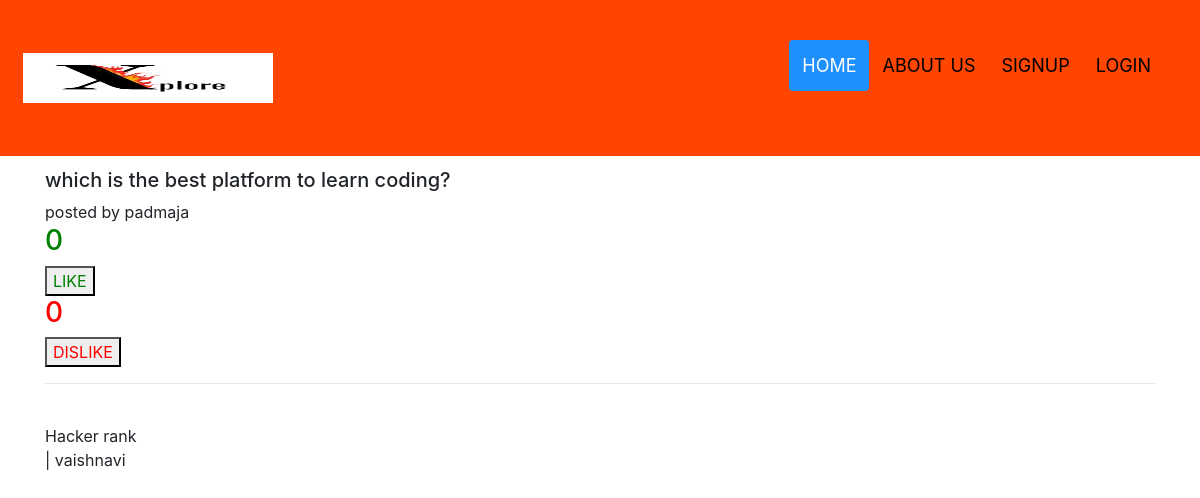
Screenshot of /quest/7 with the database file from the repository.
### create_user/models.py (models this page shows, shortened)
class Question(models.Model):
    user = models.ForeignKey(settings.AUTH_USER_MODEL,on_delete=models.CASCADE)
    title = models.CharField(max_length =200)
    body = models.TextField(blank =True ,null=True)
    created =models.DateTimeField(editable =False,null=True ,blank=True)
    modified =models.DateTimeField()
    answers_count = models.IntegerField(default=0)
    points =models.IntegerField(default=0)
    hidden =models.BooleanField(default =False)

class Answer(models.Model):
    question = models.ForeignKey(Question,on_delete=models.CASCADE)
    user = models.ForeignKey(settings.AUTH_USER_MODEL,on_delete=models.CASCADE)
    text =models.TextField()
    created =models.DateTimeField(editable =False,null=True ,blank=True)
    modified =models.DateTimeField()
    points =models.IntegerField(default =0)

### create_user/views.py (the view)
# urls.py: path('quest/<int:id>',views.question_view,name='question'),
def question_view(request,id):
    current_user =request.user
    asked_by_user=False
    quest = Question.objects.get(pk=id)
    answers = Answer.objects.filter(question=quest).order_by('created')
    answer_form =AnswerForm()
    if current_user.id == quest.user_id:
        asked_by_user =True
    context ={'qst':quest,'ans':answers,'current_user':current_user,
            'asked_by_user':asked_by_user,'form':answer_form,
            }
    return render(request,'questions.html',context)

### templates/questions.html (shortened to what this page needs)
{% extends 'base.html' %}
  {% block content %}
  <br>
  <div class="container">
    <h5>{{qst.title}}</h5>
    posted by {{qst.user}} <br>
    <h3 id="name" style="color:green">0</h3> <button id="btn"  style="color:green">LIKE</button>
        <h3 id="name1" style="color:red">0</h3> <button id="btn1" style="color:red">DISLIKE</button><hr>
    <br>
    {% for i in ans %}
        {{i.text}}  <br> |  {{i.user}}
    {% endfor %}
    <br>
  </div>
  {% endblock %}

### rows the page displays
Question: title "which is the best platform to learn coding?", user "padmaja"
Answer: text "Hacker rank", user "vaishnavi"
